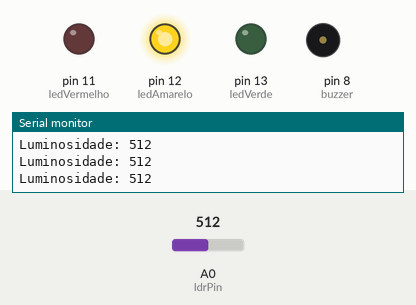
Simulated run of this sketch. Board: Arduino Uno, built with avr-gcc and run on an emulated ATmega328P. Parts: output pins drawn as LEDs (lit = HIGH), buzzer (waves = sounding, pin HIGH), the last lines printed to the serial monitor. The test bench sets the inputs (shaded band); at power-on: A0 (ldrPin) = 512.

Above: at 1.3 s.
1.4 s: A0 (ldrPin) set to 407
2.9 s: A0 (ldrPin) set to 388
At 3.3 s:
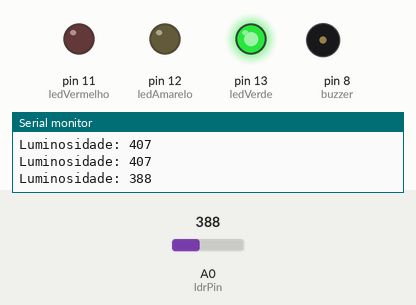
4.5 s: A0 (ldrPin) set to 660
At 5.7 s:
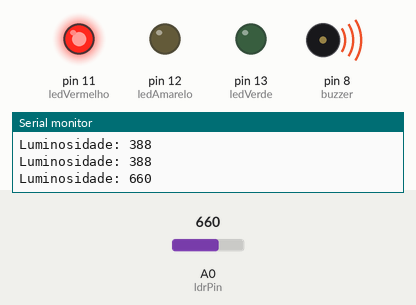
7.5 s: A0 (ldrPin) set to 633
At 7.9 s:
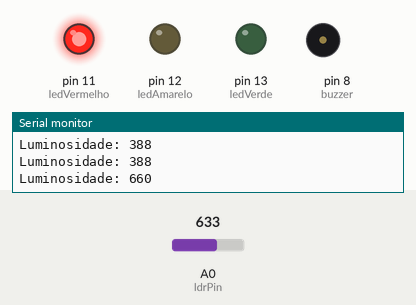
9.5 s: A0 (ldrPin) set to 716
At 10.8 s:
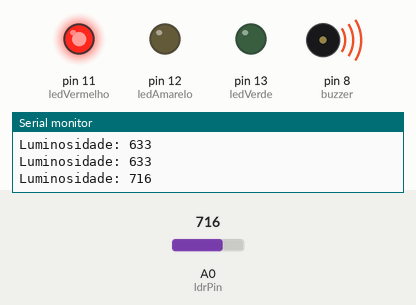
Timing chart, 0 to 13.5 s (numbered marks = the images above; inputs shaded):
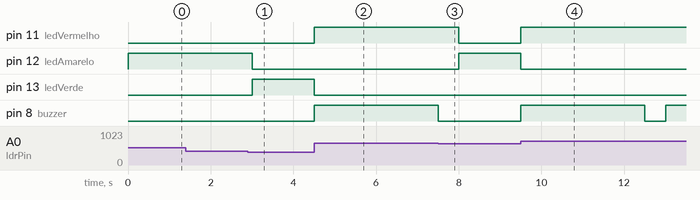

The sketch:

cp1script.ino
```cpp
int ledVermelho = 11;
int ledAmarelo = 12;
int ledVerde = 13;

int buzzer = 8;
int ldrPin = A0;

int valorLuz = 0;

void setup() {
  pinMode(ledVermelho, OUTPUT);
  pinMode(ledAmarelo, OUTPUT);
  pinMode(ledVerde, OUTPUT);
  pinMode(buzzer, OUTPUT);

  Serial.begin(9600);
}

void loop() {
  valorLuz = analogRead(ldrPin);

  Serial.print("Luminosidade: ");
  Serial.println(valorLuz);


  if (valorLuz < 400) {
    digitalWrite(ledVerde, HIGH);
    digitalWrite(ledAmarelo, LOW);
    digitalWrite(ledVermelho, LOW);
    digitalWrite(buzzer, LOW);
  }


  else if (valorLuz < 650) {
    digitalWrite(ledVerde, LOW);
    digitalWrite(ledAmarelo, HIGH);
    digitalWrite(ledVermelho, LOW);
    digitalWrite(buzzer, LOW);
  }


  else {
    digitalWrite(ledVerde, LOW);
    digitalWrite(ledAmarelo, LOW);
    digitalWrite(ledVermelho, HIGH);

    digitalWrite(buzzer, HIGH);
    delay(3000);
    digitalWrite(buzzer, LOW);
  }

  delay(500);
}
```

Measured:
- the behaviour switches between 400 and 399 on A0 (ldrPin) (found by bisection; images 0 and 1)
- the behaviour switches between 650 and 649 on A0 (ldrPin) (found by bisection; images 2 and 3)
- after the input at 2.9 s, pin 12 (ledAmarelo): HIGH → LOW after 0.10 s; pin 13 (ledVerde): LOW → HIGH after 0.10 s
- after the input at 4.5 s, pin 11 (ledVermelho), pin 8 (buzzer): LOW → HIGH at once; pin 13 (ledVerde): HIGH → LOW at once
- after the input at 7.5 s, pin 11 (ledVermelho): HIGH → LOW after 0.50 s; pin 12 (ledAmarelo): LOW → HIGH after 0.50 s; pin 8 (buzzer): goes on until 7.5 s, then stays LOW
- after the input at 9.5 s, pin 11 (ledVermelho): LOW → HIGH at once; pin 12 (ledAmarelo): HIGH → LOW at once; pin 8 (buzzer): LOW → HIGH at once, → LOW 3.0 s later, → HIGH 0.50 s later
